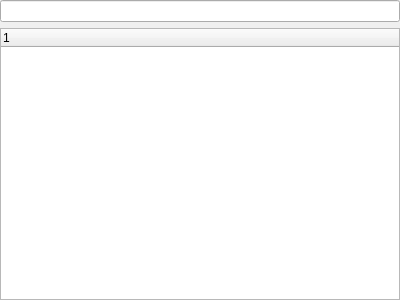
<?xml version="1.0" encoding="UTF-8"?>
<ui version="4.0">
 <class>NodesDockWidgetContent</class>
 <widget class="QWidget" name="NodesDockWidgetContent">
  <property name="geometry">
   <rect>
    <x>0</x>
    <y>0</y>
    <width>400</width>
    <height>300</height>
   </rect>
  </property>
  <property name="windowTitle">
   <string notr="true">Form</string>
  </property>
  <layout class="QGridLayout" name="gridLayout">
   <property name="leftMargin">
    <number>0</number>
   </property>
   <property name="topMargin">
    <number>0</number>
   </property>
   <property name="rightMargin">
    <number>0</number>
   </property>
   <property name="bottomMargin">
    <number>0</number>
   </property>
   <item row="0" column="0">
    <widget class="QLineEdit" name="lineEditFilter"/>
   </item>
   <item row="1" column="0">
    <widget class="QTreeWidget" name="treeWidget">
     <column>
      <property name="text">
       <string notr="true">1</string>
      </property>
     </column>
    </widget>
   </item>
  </layout>
 </widget>
 <resources/>
 <connections/>
</ui>
